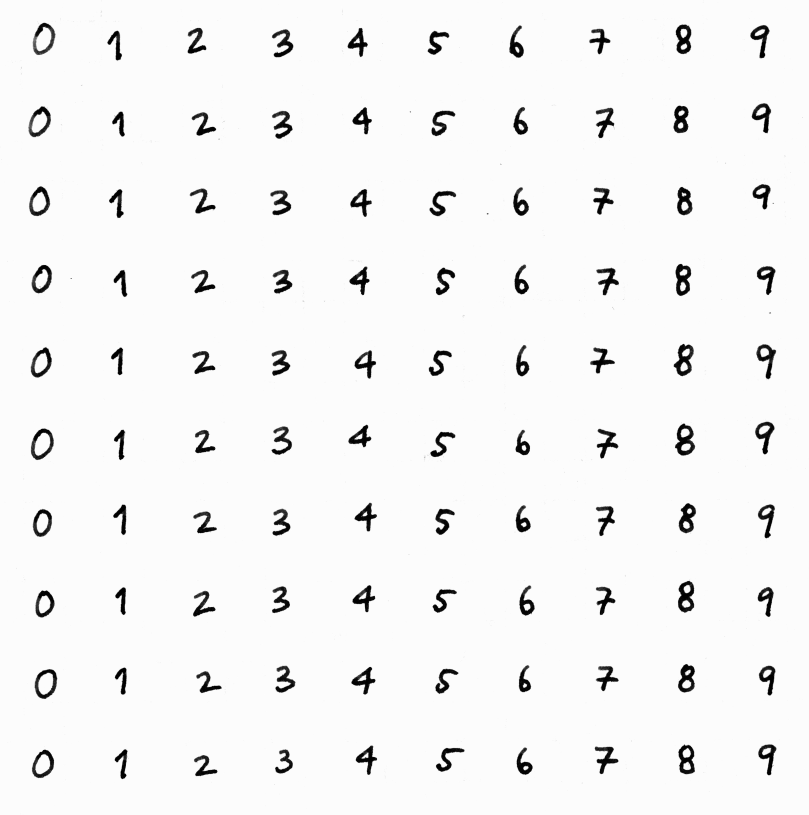
%> input picture Homework/Assignment_06/training/training.jpg, 2427 x 2443 px (shown at 1/3 size)
$ octave train_network.m   (GNU Octave 9; MATLAB toolbox functions it lacks are replaced by stand-ins)
%> lines starting %> are read from the running program, lines starting %| are printed output that depends on the picture; in (x1, y1, x2, y2) boxes, pixels count from 0 and x2, y2 are one past the last pixel; in counts of white or black regions, pixels touching at a corner belong together; the program's own positions count from 1
### Homework/Assignment_06/threshold_image.m
%% Function: threshold_image()

function BW = threshold_image(name)
%> called with name = 'training/training.jpg'

    % Open image and turn to black & white. . .
    Igray = imread(name);
%> Igray is the input picture: size 2443x2427 uint8; min 0, max 255, mean 243.9
    Ithresh = Igray > 175;
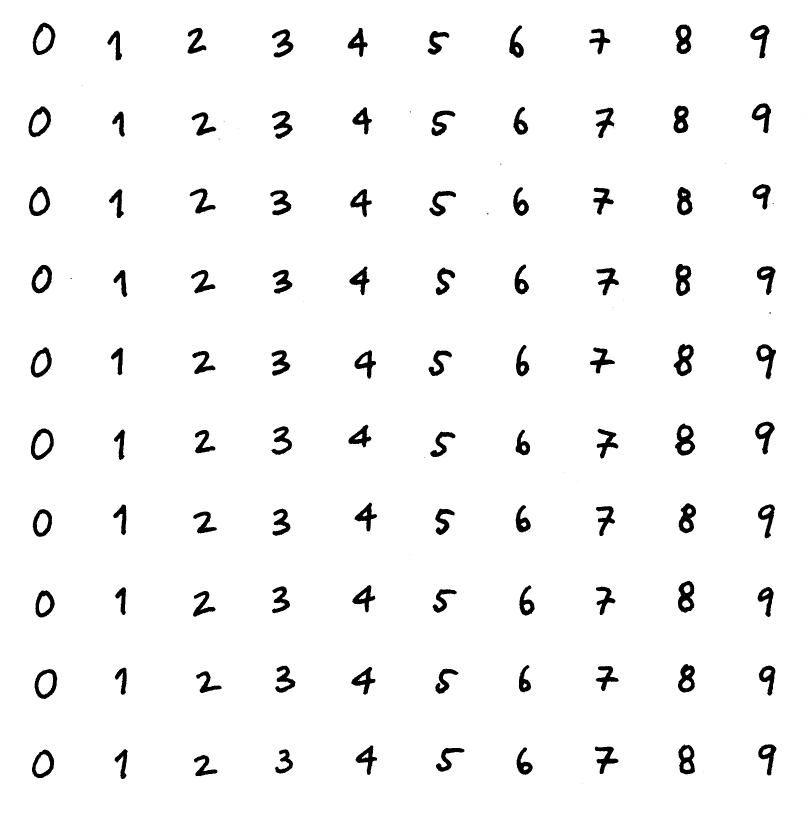
%> Ithresh: size 2443x2427 logical (shown at 1/3 size); 96.4% white; 131 black regions (31 under 20 px), largest, box (x1, y1, x2, y2) and area: (2025, 1271, 2086, 1367) 3095, (2021, 1031, 2081, 1129) 3033, (2034, 1742, 2083, 1838) 2881
    BW = imcomplement(Ithresh);
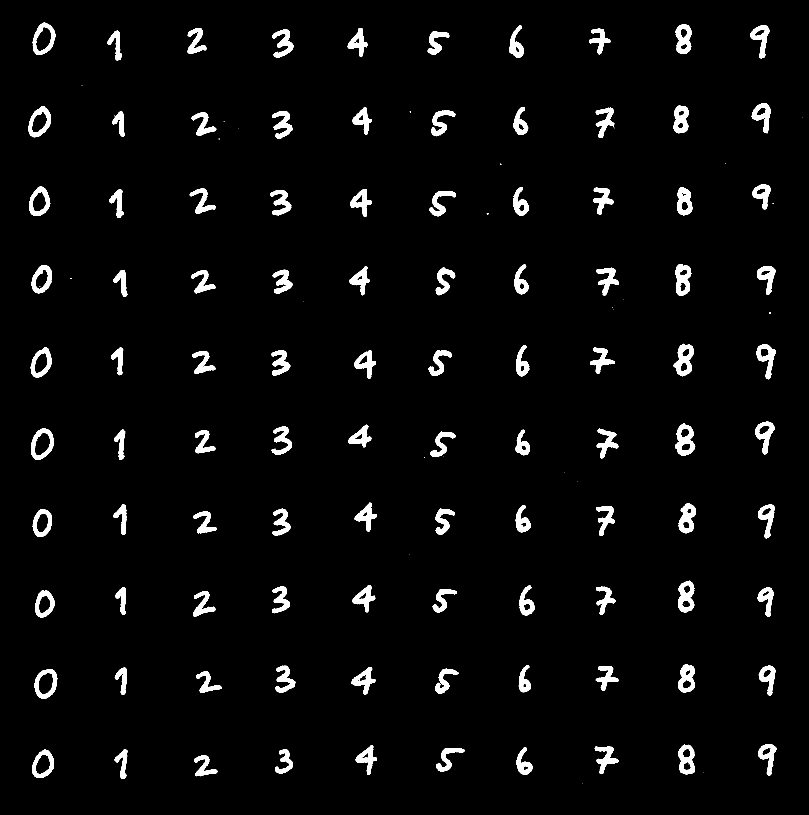
%> BW: size 2443x2427 logical (shown at 1/3 size); 3.6% white; 131 white regions (31 under 20 px), largest, box (x1, y1, x2, y2) and area: (2025, 1271, 2086, 1367) 3095, (2021, 1031, 2081, 1129) 3033, (2034, 1742, 2083, 1838) 2881

    % Get rid of small amounts of sand . . .
    SE = strel('disk', 4, 8);
    BW = imdilate(BW, SE);
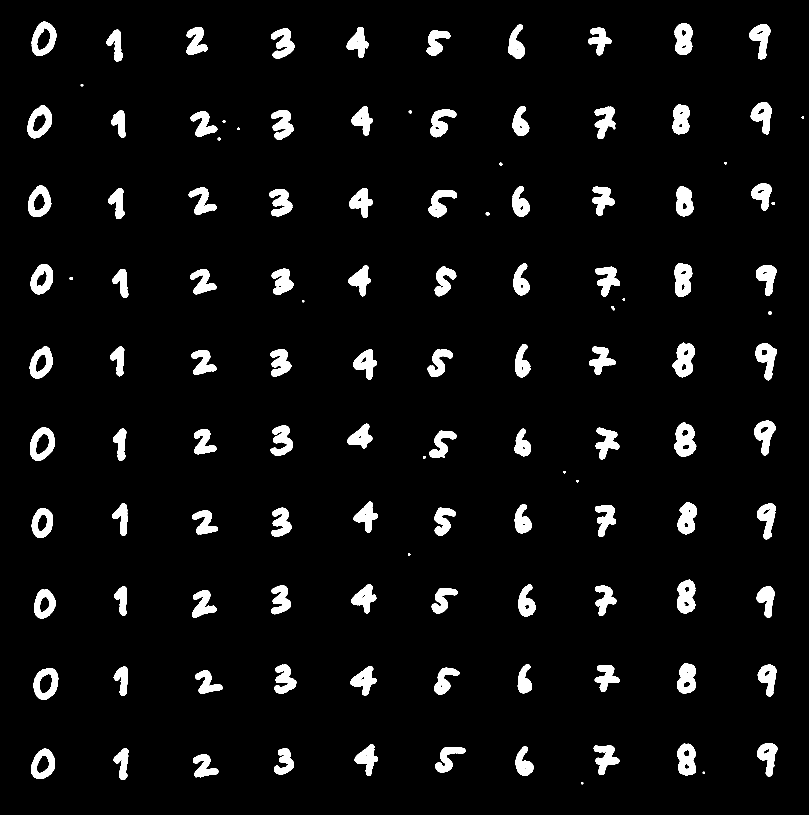
%> BW: size 2443x2427 logical (shown at 1/3 size); 5.3% white; 122 white regions, largest, box (x1, y1, x2, y2) and area: (2022, 1268, 2089, 1370) 4416, (2018, 1028, 2084, 1132) 4310, (2031, 1739, 2086, 1841) 4122
    BW = imerode(BW, SE);
%> BW: size 2443x2427 logical; 3.6% white; 126 white regions (26 under 20 px)

end

### Homework/Assignment_06/process_objects.m
%% Function: process_objects()

function [subImages, subImagesScaled, Pattern] = process_objects(BW)

    % Gathering objects using regionprops . . .
    [labels, ~] = bwlabel(BW, 8);
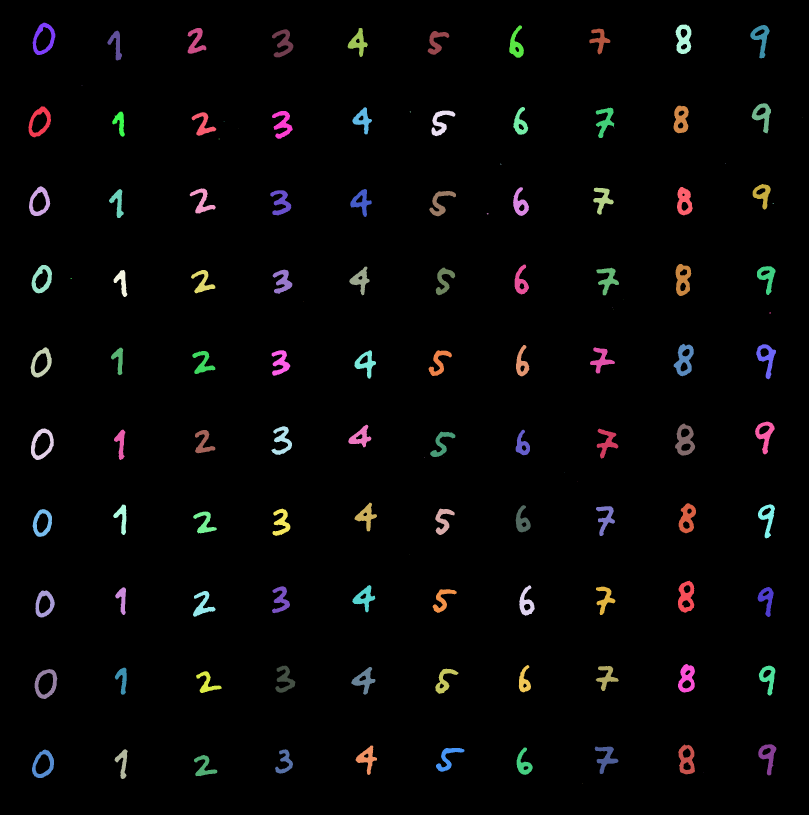
%> labels: size 2443x2427 double (shown at 1/3 size); 127 distinct labels, from 0 to 126; one colour per label, 0 black
    Istats = regionprops(labels, 'basic', 'Centroid');
%> Istats = 126 regions; largest, box (x1, y1, x2, y2), Area and Centroid: (2025, 1271, 2086, 1367) 3120 [2055.1 1322.2], (2021, 1031, 2081, 1129) 3064 [2053.4 1080.3], (2034, 1742, 2083, 1838) 2912 [2059 1791.5], (2026, 792, 2074, 888) 2896 [2049 839], (2027, 73, 2074, 162) 2748 [2051.4 118.4]

    % Cutting out smaller objects . . .
    Istats( [Istats.Area] < 250 ) = [];
    num = length( Istats );
%> num = 100

    % Create bounding box around objects . . .
    Ibox = floor( [Istats.BoundingBox] );
%> Ibox = 400 values, max 2276 at index 397, min 32 at index 79, mean 621.1
    Ibox = reshape( Ibox, [4 num]);
%> Ibox = 100 columns, first 8: [85 87 92 93 94 96 98 98; 319 559 1041 1285 795 2249 68 1527; 68 64 63 69 62 66 68 58; 93 89 92 95 85 85 97 84]

    % Plot bounding boxes . . .
    for k = 1 : num
        col_1 = Ibox(1, k);
        col_2 = col_1 + Ibox(3, k);
        row_1 = Ibox(2, k);
        row_2 = row_1 + Ibox(4, k);

        subImages{k} = BW( row_1:row_2, col_1:col_2 );
        subImagesScaled{k} = imresize(subImages{k}, [24 12]);
        Pattern(:, k) = subImagesScaled{k}(:);  % Each column holds scaled image . . .
    end
%> this loop made 100 passes
%> (col_1, col_2, row_1, row_2) on passes 1 to 12: (85, 153, 319, 412), (87, 151, 559, 648), (92, 155, 1041, 1133), (93, 162, 1285, 1380), (94, 156, 795, 880), (96, 162, 2249, 2334), (98, 166, 68, 165), (98, 156, 1527, 1611), (104, 172, 2007, 2097), (106, 164, 1771, 1853), (322, 366, 92, 182), (327, 371, 567, 654)
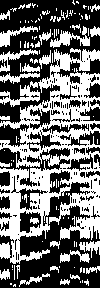
%> Pattern: size 288x100 logical; 44% white; 116 white regions (88 under 20 px), largest, box (x1, y1, x2, y2) and area: (0, 48, 100, 264) 9719, (50, 26, 90, 48) 337, (0, 49, 38, 72) 255
%> after the loop, subImages = 100 items; subImagesScaled = 100 items
end

### Homework/Assignment_06/train_network.m
%% Script: train_network

close all; clc; clear all;

% [ Repeat with training ]
BW = threshold_image('training/training.jpg');
[~, ~, TPattern] = process_objects(BW);

% Fill TTarget with pattern of 1's . . .
TTarget = zeros(10, 100);
for row = 1:10
    TTarget( row, (10*row-9):(10*row) ) = 1;
end

% Train neural network to detect specific objects . . .
%> (the run ends here)
